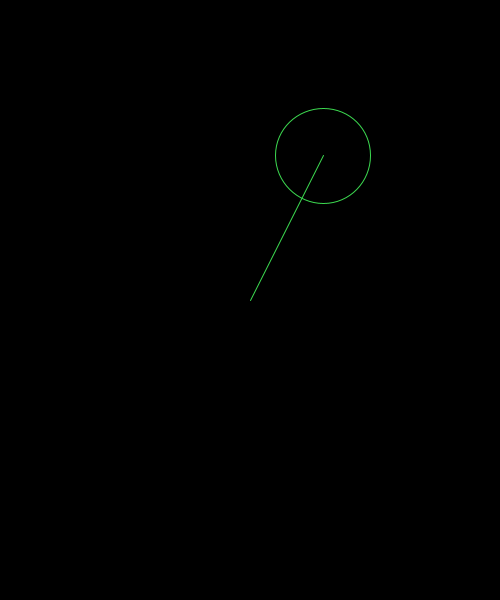
Frame 1 (no input)
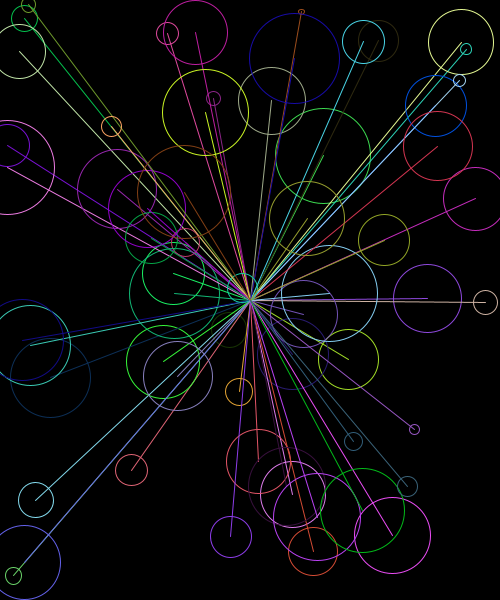
Frame 60 (the mouse pressed at the canvas centre just before this capture)
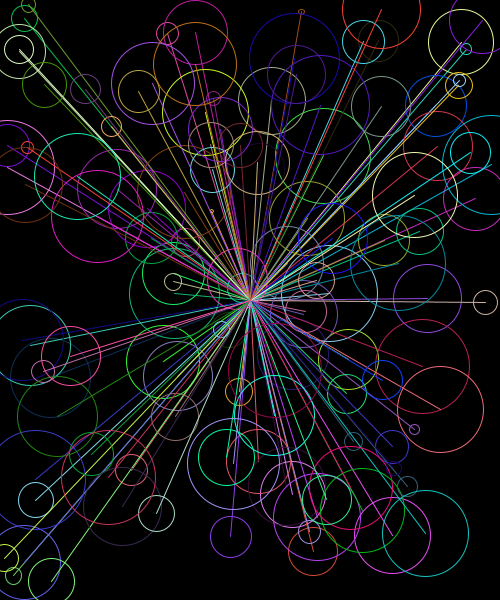
Frame 120 (the mouse held since frame 60 and released just before this capture)

The Processing sketch that drew these frames (run headless with seeded random() and noise(); from frame 60 on, the mouse is pressed at the canvas centre):

// Processing sketch: w03_09_random_variable
// ── w03_09_random_variable.pde
float x, y, dia;

void setup() {
  size(500, 600);
  background(0);
  noFill();
}


void draw() {
  //background(0);
  
  x = random(width);
  y = random(height);
  float dia = random(3, 100);
  
  stroke(random(255),random(255),random(255));
  line(width/2, height/2, x, y);
  ellipse(x,y,dia,dia); 
}
